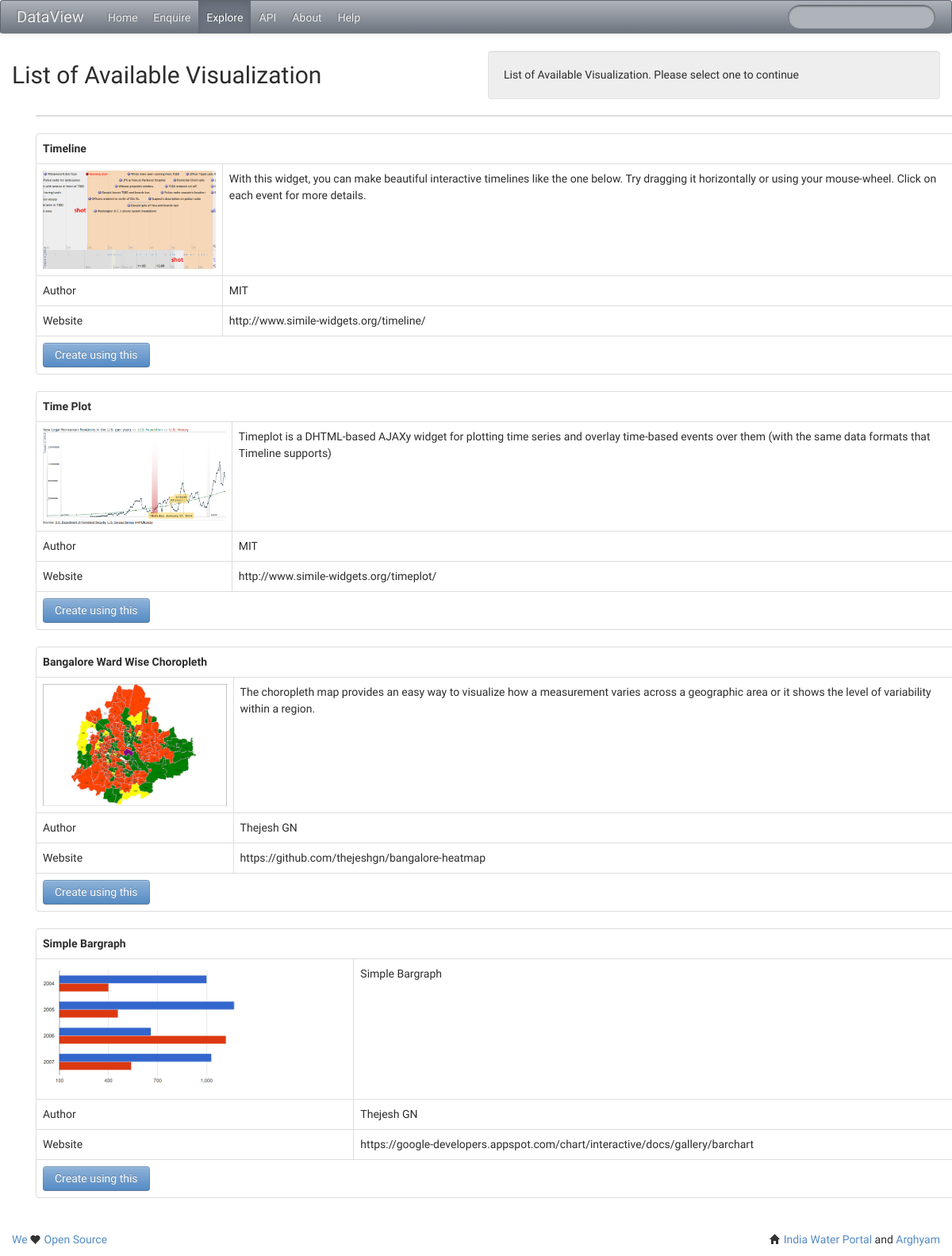
The app's page /community/list/visualizations/ with its own data.
### models.py (models this page shows)
class Plugin((db.Model)):
    __tablename__ = 'plugin'
    plugin_id            = db.Column(db.Integer, primary_key=True)
    plugin_key           = db.Column(db.Unicode(100))
    version              = db.Column(db.Integer)
    plugin_type          = db.Column(db.Integer)
    name                 = db.Column(db.Unicode(100))
    description          = db.Column(db.Unicode(500))
    author               = db.Column(db.Unicode(500))
    url                  = db.Column(db.Unicode(500))
    image_url            = db.Column(db.Unicode(500))
    status               = db.Column(db.Integer)
    class_name           = db.Column(db.Unicode(500))

### views/community.py (the view)
@mod.route('/list/visualizations/', methods=['GET'])
def listVisualizations():
    plugin_visualizations_all = Plugin.query.filter_by().all()
    data_type = request.args.get('data_type', '')
    data_key = request.args.get('data_key', '')
    if data_key != "":
        data_key =int(data_key)
    else:
        data_key = 0
    print data_key
    return render_template('community/list_visualizations.html',title="List of Available Visualization",caption="",notes="List of Available Visualization. Please select one to continue",explore_tab="active",plugin_visualizations_all=plugin_visualizations_all,data_key=data_key,data_type=data_type)

### templates/community/list_visualizations.html (shortened to what this page needs)
{% extends "base.html" %}
{% block head %}
    {{ super() }}
{% endblock %}
{% block content %}
  <div class="span12">
<table class="table table-striped table-bordered">
    <tbody>
            {% for visual_plugin in plugin_visualizations_all %}
            <table class="table table-bordered">
            <tr>
                    <td colspan=2>
                        <b>{{ visual_plugin.name }}</b>
                    </td>
            </tr>
            <tr>
                    <td>
                        <img src="{{ visual_plugin.image_url }}" width="250px"/>
                    </td>
                    <td>
                        {{ visual_plugin.description }}
                    </td>
            </tr>
            <tr>
                    <td>
                        Author
                    </td>
                    <td>
                        {{ visual_plugin.author }}
                    </td>
            </tr>
            <tr>
                    <td>
                        Website
                    </td>
                    <td>
                        {{ visual_plugin.url }}
                    </td>
            </tr>
            <tr>
                    <td colspan=2>
                       <button id="use_visualization_{{visual_plugin.plugin_key}}" class="btn btn-primary">Create using this</button>
                    </td>
            </tr>
            </table>
            {% endfor %}
    </tbody>
</table>
</div>
{% endblock %}

### records on screen
Plugin: name "Timeline", image_url (picture), description "With this widget, you can make beautiful interactive timelines like the one below. Try dragging it horizontally or using your mouse-wheel. Click on each event for more details.", author "MIT", url "http://www.simile-widgets.org/timeline/"
Plugin: name "Time Plot", shows a picture, description "Timeplot is a DHTML-based AJAXy widget for plotting time series and overlay time-based events over them (with the same data formats that Timeline supports)", author "MIT", url "http://www.simile-widgets.org/timeplot/"
Plugin: name "Bangalore Ward Wise Choropleth", image_url (picture), description "The choropleth map provides an easy way to visualize how a measurement varies across a geographic area or it shows the level of variability within a region.", author "Thejesh GN", url "https://github.com/thejeshgn/bangalore-heatmap"
Plugin: name "Simple Bargraph", image_url (picture), description "Simple Bargraph", author "Thejesh GN", url "https://google-developers.appspot.com/chart/interactive/docs/gallery/barchart"

### other values on screen
{{ title }} "List of Available Visualization"
{{ notes }} "List of Available Visualization. Please select one to continue"
